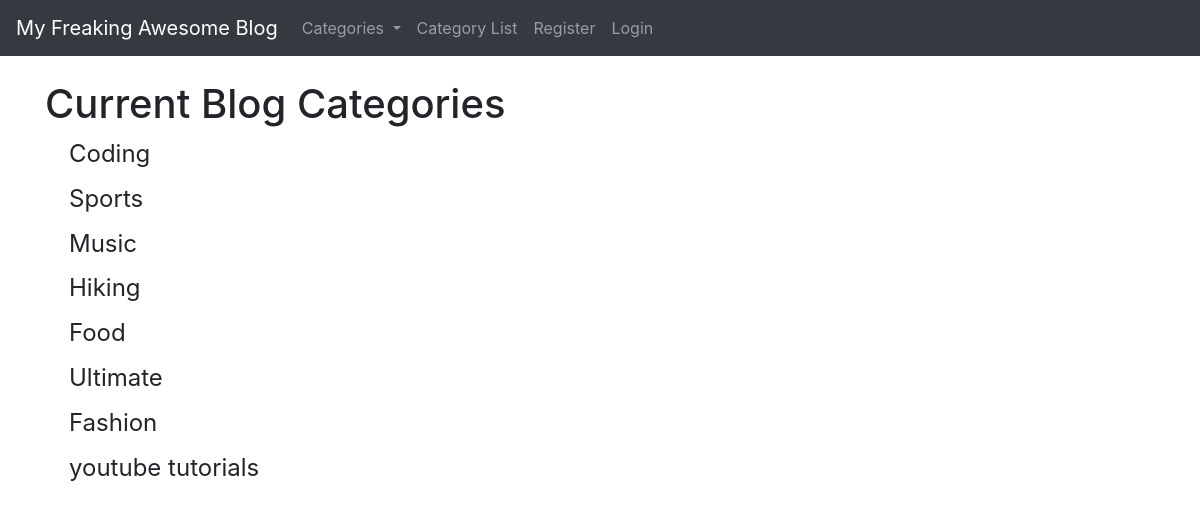
Page /category-list on the earlier database version.
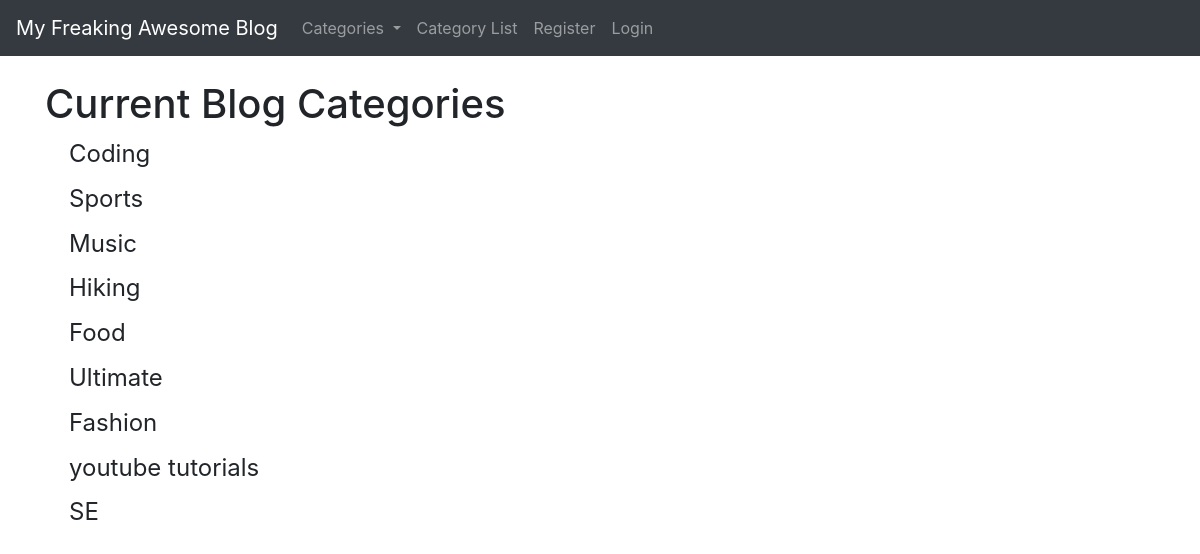
Same page on the later database version.
### tutorialblog/models.py (models this page shows, shortened)
class Category(models.Model):
    name =  models.CharField(max_length = 255)
    def __str__(self):
        return self.name #lets us see category name on the admin back end

### tutorialblog/views.py (the view)
# urls.py: path('category-list', CategoryListView, name = "category-list"),  #<> will have the category that it is; note we name it cats here, and then have to use this name in CategoryView
def CategoryListView(request):
    cat_menu_list = Category.objects.all() # this grabs out everything in our category model, namely the names and then assign it to the var
    return render(request, 'category_list.html', {'cat_menu_list':cat_menu_list})

### tutorialblog/templates/category_list.html (shortened to what this page needs)
{% extends 'base.html' %}
{% block content %}
<h1> Current Blog Categories </h1>
{% if cat_menu_list %}
    {% for item in cat_menu_list %}
    <h4><a class="dropdown-item" href="{% url 'category' item %}">{{item}}</a></h4>
    {% endfor %}
{% endif %}
{% endblock %}

Differences in the rows shown:
added Category: name "SE"
